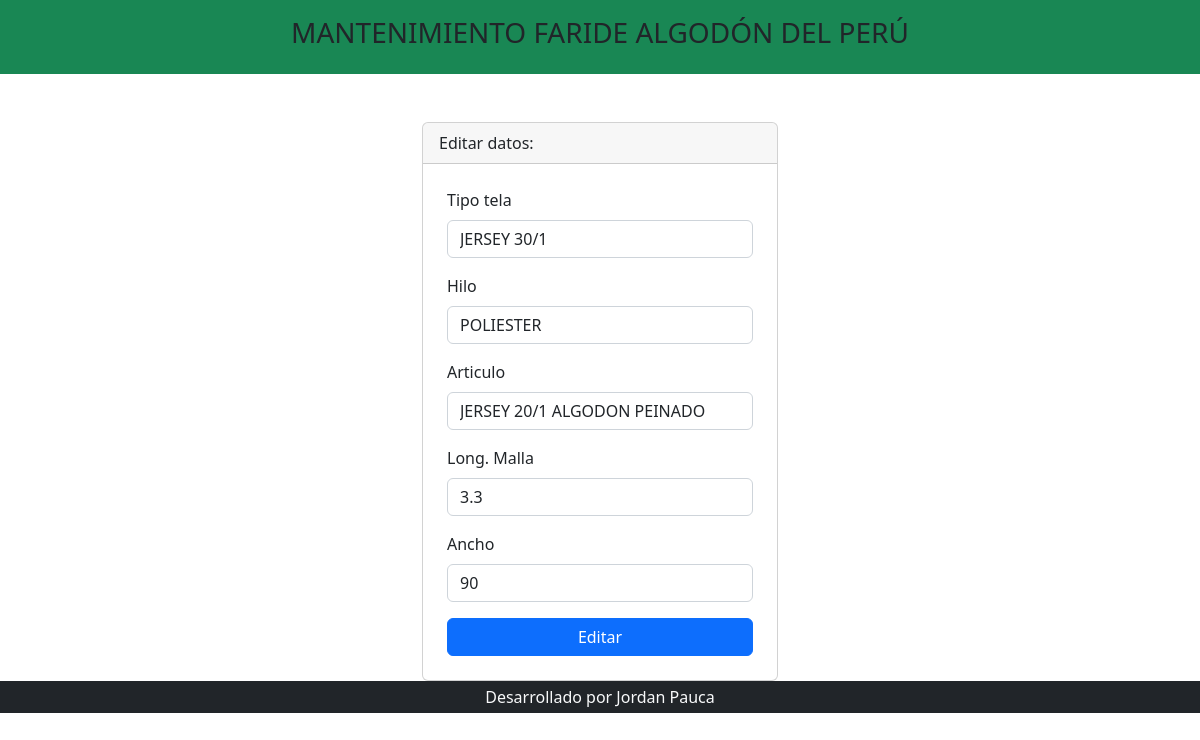
Screenshot of /editar_articulo.php?codigo=1&id_tipo_tela=1&id_hilo=2 with the database file from the repository.
### tables this page shows
CREATE TABLE `articulo` (
  `id_articulo` int(11) NOT NULL,
  `id_tipo_tela` int(11) NOT NULL,
  `id_hilo` int(11) NOT NULL,
  `desc_articulo` varchar(150) NOT NULL,
  `longitud_malla` double(16,2) NOT NULL,
  `ancho` int(11) NOT NULL
);

### editar_articulo.php (the view, shortened to what this page needs)
<?php include 'template/header.php' ?>
<?php
include_once 'model/conexion.php';
$codigo = $_GET['codigo'];
$idTipoTela = $_GET['id_tipo_tela'];
$idHilo = $_GET['id_hilo'];
$sentencia= $bd->prepare("SELECT articulo.id_articulo, articulo.id_tipo_tela, tipo_tela.desc_tipo_tela, articulo.id_hilo, hilo.desc_hilo,articulo.desc_articulo, articulo.longitud_malla, articulo.ancho
FROM articulo
INNER JOIN tipo_tela ON articulo.id_tipo_tela=tipo_tela.id_tipo_tela
INNER JOIN hilo ON articulo.id_hilo=hilo.id_hilo
WHERE articulo.id_articulo=?;");
$sentencia->execute([$codigo]);
$articulo = $sentencia->fetch(PDO::FETCH_OBJ);
?>
<div class="container mt-5">
    <div class="row justify-content-center">
        <div class="col-md-4">
        <div class="card">
                <div class="card-header">
                    Editar datos:
                </div>
                <form class="p-4" method="POST" action="editarProceso_articulo.php">
                <div class="mb-3">
                    <label class="form-label">Tipo tela</label>
                    <select class="form-control" name="txtTipo_tela" >
                    <?php
                    $query = $bd->prepare("SELECT * FROM tipo_tela");
                    $query->execute();
                    $data = $query->fetchAll();
                    foreach ($data as $valores):
                        if($valores["id_tipo_tela"]==$idTipoTela){
                            echo "<option selected='selected' value='".$valores["id_tipo_tela"]."'>".$valores["desc_tipo_tela"]."</option>";
                            }
                            else{
                                echo "<option value='".$valores["id_tipo_tela"]."'>".$valores["desc_tipo_tela"]."</option>";
                            }
                    endforeach;
                    ?>
                    </select>
                    </div>
                    <div class="mb-3">
                    <label class="form-label">Hilo</label>
                    <select class="form-control" name="txtHilo" >
                    <?php
                    $query = $bd->prepare("SELECT * FROM hilo");
                    $query->execute();
                    $data = $query->fetchAll();
                    foreach ($data as $valores):
                        if($valores["id_hilo"]==$idHilo){
                            echo "<option selected='selected' value='".$valores["id_hilo"]."'>".$valores["desc_hilo"]."</option>";
                            }
                            else{
                                echo "<option value='".$valores["id_hilo"]."'>".$valores["desc_hilo"]."</option>";
                            }
                    endforeach;
                    ?>
                    </select>
                    </div>
                    <div class="mb-3">
                        <label class="form-label">Articulo</label>
                        <input type="text" class="form-control" name="txtArticulo" required
                        value="<?php echo $articulo->desc_articulo; ?>">
                    </div>
                    <div class="mb-3">
                        <label class="form-label">Long. Malla</label>
                        <input type="number" step="any" class="form-control" name="txtLongMalla" required
                        value="<?php echo $articulo->longitud_malla; ?>">
                    </div>
                    <div class="mb-3">
                        <label class="form-label">Ancho</label>
                        <input type="number" step="any" class="form-control" name="txtAncho" required
                        value="<?php echo $articulo->ancho; ?>">
                    </div>
                    <div class="d-grid">
                        <input type="submit" class="btn btn-primary" value="Editar" required>
                    </div>
                </form>
            </div>
        </div>
    </div>
</div>
<?php include 'template/footer.php' ?>

### rows the page displays
articulo: txtArticulo "JERSEY 20/1 ALGODON PEINADO", txtLongMalla "3.3", txtAncho "90"

### other values shown
form field txtTipo_tela "JERSEY 30/1"
form field txtHilo "POLIESTER"
